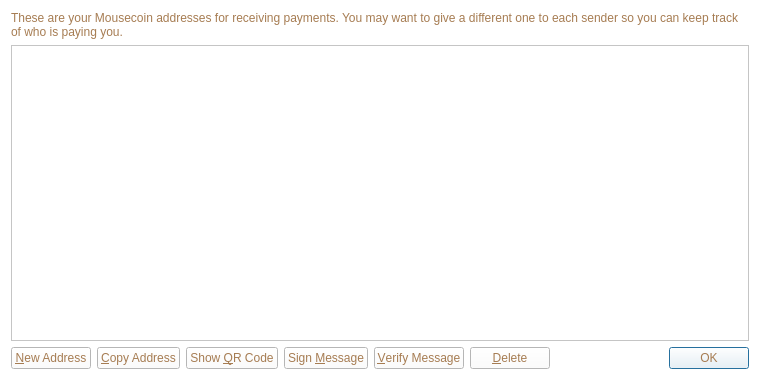
<?xml version="1.0" encoding="UTF-8"?>
<ui version="4.0">
 <class>AddressBookPage</class>
 <widget class="QWidget" name="AddressBookPage">
  <property name="geometry">
   <rect>
    <x>0</x>
    <y>0</y>
    <width>760</width>
    <height>380</height>
   </rect>
  </property>
  <property name="windowTitle">
   <string>Address Book</string>
  </property>
  <property name="styleSheet">
   <string notr="true">background-color: white;
color: rgb(166, 124, 82);</string>
  </property>
  <layout class="QVBoxLayout" name="verticalLayout">
   <item>
    <widget class="QLabel" name="labelExplanation">
     <property name="text">
      <string>These are your Mousecoin addresses for receiving payments. You may want to give a different one to each sender so you can keep track of who is paying you.</string>
     </property>
     <property name="textFormat">
      <enum>Qt::PlainText</enum>
     </property>
     <property name="wordWrap">
      <bool>true</bool>
     </property>
    </widget>
   </item>
   <item>
    <widget class="QTableView" name="tableView">
     <property name="contextMenuPolicy">
      <enum>Qt::CustomContextMenu</enum>
     </property>
     <property name="toolTip">
      <string>Double-click to edit address or label</string>
     </property>
     <property name="tabKeyNavigation">
      <bool>false</bool>
     </property>
     <property name="alternatingRowColors">
      <bool>true</bool>
     </property>
     <property name="selectionMode">
      <enum>QAbstractItemView::SingleSelection</enum>
     </property>
     <property name="selectionBehavior">
      <enum>QAbstractItemView::SelectRows</enum>
     </property>
     <property name="sortingEnabled">
      <bool>true</bool>
     </property>
     <attribute name="verticalHeaderVisible">
      <bool>false</bool>
     </attribute>
    </widget>
   </item>
   <item>
    <layout class="QHBoxLayout" name="horizontalLayout">
     <item>
      <widget class="QPushButton" name="newAddressButton">
       <property name="toolTip">
        <string>Create a new address</string>
       </property>
       <property name="text">
        <string>&amp;New Address</string>
       </property>
       <property name="icon">
        <iconset resource="../bitcoin.qrc">
         <normaloff>:/icons/add</normaloff>:/icons/add</iconset>
       </property>
      </widget>
     </item>
     <item>
      <widget class="QPushButton" name="copyToClipboard">
       <property name="toolTip">
        <string>Copy the currently selected address to the system clipboard</string>
       </property>
       <property name="text">
        <string>&amp;Copy Address</string>
       </property>
       <property name="icon">
        <iconset resource="../bitcoin.qrc">
         <normaloff>:/icons/editcopy</normaloff>:/icons/editcopy</iconset>
       </property>
      </widget>
     </item>
     <item>
      <widget class="QPushButton" name="showQRCode">
       <property name="text">
        <string>Show &amp;QR Code</string>
       </property>
       <property name="icon">
        <iconset resource="../bitcoin.qrc">
         <normaloff>:/icons/qrcode</normaloff>:/icons/qrcode</iconset>
       </property>
      </widget>
     </item>
     <item>
      <widget class="QPushButton" name="signMessage">
       <property name="toolTip">
        <string>Sign a message to prove you own a Mousecoin address</string>
       </property>
       <property name="text">
        <string>Sign &amp;Message</string>
       </property>
       <property name="icon">
        <iconset resource="../bitcoin.qrc">
         <normaloff>:/icons/edit</normaloff>:/icons/edit</iconset>
       </property>
      </widget>
     </item>
     <item>
      <widget class="QPushButton" name="verifyMessage">
       <property name="toolTip">
        <string>Verify a message to ensure it was signed with a specified Mousecoin address</string>
       </property>
       <property name="text">
        <string>&amp;Verify Message</string>
       </property>
       <property name="icon">
        <iconset resource="../bitcoin.qrc">
         <normaloff>:/icons/transaction_0</normaloff>:/icons/transaction_0</iconset>
       </property>
      </widget>
     </item>
     <item>
      <widget class="QPushButton" name="deleteButton">
       <property name="toolTip">
        <string>Delete the currently selected address from the list</string>
       </property>
       <property name="text">
        <string>&amp;Delete</string>
       </property>
       <property name="icon">
        <iconset resource="../bitcoin.qrc">
         <normaloff>:/icons/remove</normaloff>:/icons/remove</iconset>
       </property>
      </widget>
     </item>
     <item>
      <spacer name="horizontalSpacer">
       <property name="orientation">
        <enum>Qt::Horizontal</enum>
       </property>
       <property name="sizeHint" stdset="0">
        <size>
         <width>40</width>
         <height>20</height>
        </size>
       </property>
      </spacer>
     </item>
     <item>
      <widget class="QDialogButtonBox" name="buttonBox">
       <property name="sizePolicy">
        <sizepolicy hsizetype="Maximum" vsizetype="Fixed">
         <horstretch>0</horstretch>
         <verstretch>0</verstretch>
        </sizepolicy>
       </property>
       <property name="standardButtons">
        <set>QDialogButtonBox::Ok</set>
       </property>
      </widget>
     </item>
    </layout>
   </item>
  </layout>
 </widget>
 <resources>
  <include location="../bitcoin.qrc"/>
 </resources>
 <connections/>
</ui>
